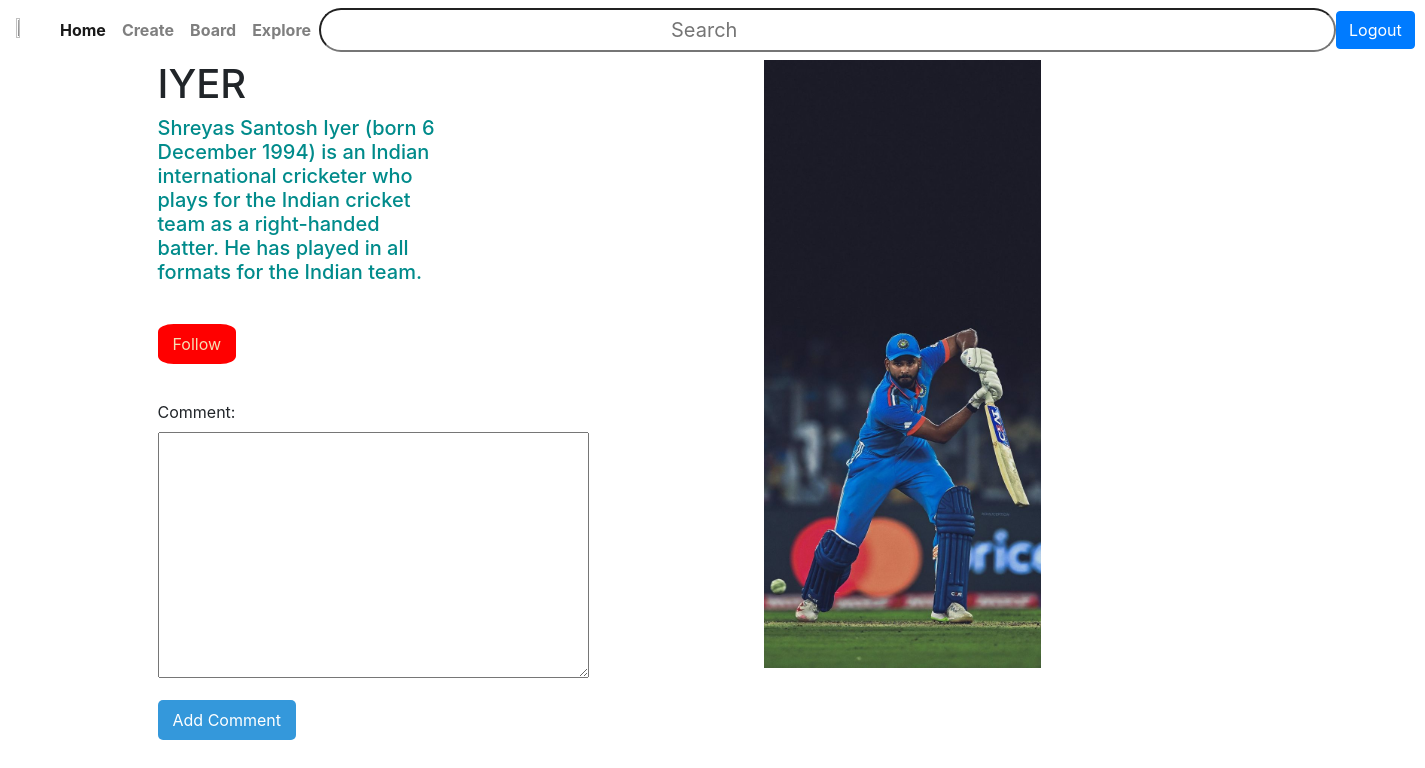
Page /image_detail/9/ (signed in) on the earlier database version.
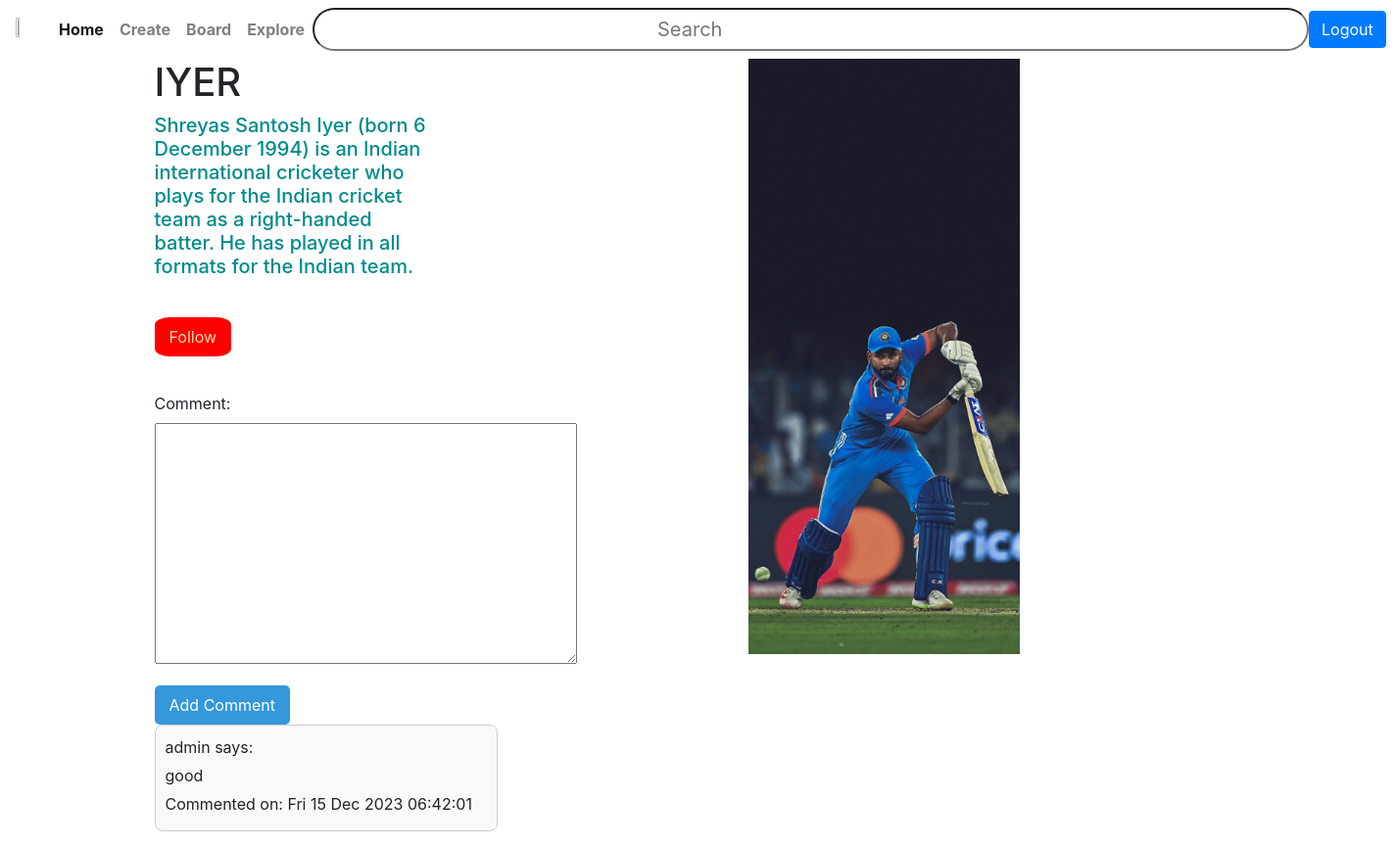
Same page on the later database version.
### pinapp/models.py (models this page shows, shortened)
class Comments( MPTTModel):
    image = models.ForeignKey(Image, on_delete=models.CASCADE, related_name='comments')
    user_name = models.CharField(max_length=50)
    comment = models.TextField(max_length=100)
    parent = TreeForeignKey('self', null=True, blank=True, related_name='children', on_delete=models.CASCADE)
    created_at = models.DateTimeField(auto_now_add=True)

### pinapp/views.py (the view)
# urls.py: path('image_detail/<int:image_id>/', image_detail, name='image_detail'),
def image_detail(request, image_id):
    image = get_object_or_404(Image, pk=image_id)
    comments = image.comments.all()
    is_following = Follow.objects.filter(user=request.user, image=image, followed=True).exists()
    if request.method == 'POST':
        form = CommentsForm(request.POST)
        if form.is_valid():
            new_comment = form.save(commit=False)
            new_comment.image = image
            new_comment.user_name = request.user.username  # Assign logged-in user as the commenter
            new_comment.save()
            return redirect('pinapp:image_detail', image_id=image_id)
    else:
        form = CommentsForm()
    return render(request, 'image_detail.html', {'i': image, 'comments': comments, 'form': form,'is_following': is_following})

### pinapp/forms.py
class CommentsForm(forms.ModelForm):
    class Meta:
        model = Comments
        fields = ['comment']

### pinapp/templates/image_detail.html (shortened to what this page needs)
{% extends 'base.html' %}
{% block content %}
<div class="container">
    <div class="row">
      <div class="col-sm-4 col-md-4 d-flex flex-column justify-center">
        <h1>{{i.title}}</h1>
        <h5>{{i.description}}</h5>
        <form method="post" action="{% url 'pinapp:follow_image' i.image_id %}">
            {% if is_following %}
                <button style="color:wheat; border-radius: 20%;" type="submit" name="unfollow">Unfollow</button>
            {% else %}
                <button type="submit" style="color:wheat; border-radius: 20%;background-color:red"  name="follow">Follow</button>
            {% endif %}
        </form>
    </div>
      <div class="col-sm-8 col-md-8"><img src="{{i.image.url}}" width="100%" height="100%" style="object-fit: contain;aspect-ratio: 6/5;" ></div>
    </div>
    <div class="row" >
      <div class="col-sm-4 col-md-4">
        {% if user.is_authenticated %}
        <form method="post" action="{% url 'pinapp:image_detail' i.image_id %}">
            {{ form.as_p }}
            <button type="submit">Add Comment</button>
        </form>
        {% for comment in comments %}
        <div class="comment">
            <p>{{ comment.user_name }} says:</p>
            <p>{{ comment.comment }}</p>
            <p>Commented on: {{ comment.created_at|date:"D d M Y H:i:s" }}</p>
        </div>
    {% endfor %}
        {% endif %}
      </div>
    </div>
  </div>
{% endblock %}

Differences in the rows shown:
added Comments: user_name "admin", comment "good", created_at "Fri 15 Dec 2023 06:42:01"
